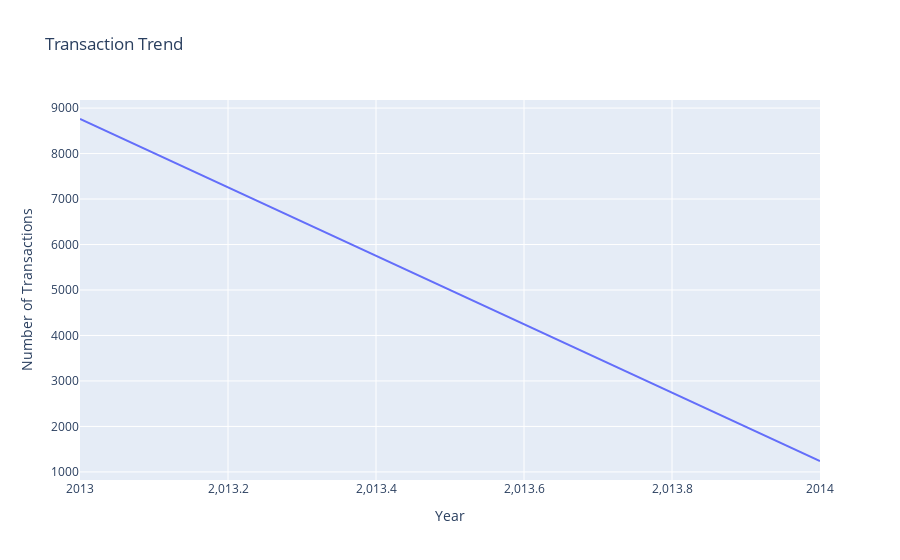

Notebook cell for this chart:
### Code cell
transaction_per_year = df['Transaction Year'].value_counts().reset_index()
transaction_per_year.columns = ['Year', 'Transactions']
fig = px.line(transaction_per_year, x='Year', y='Transactions', title='Transaction Trend')
fig.update_layout(xaxis_title='Year', yaxis_title='Number of Transactions')
fig.show()

### Figure 1 — Plotly figure (JSON) as saved in the notebook; plotly's stock layout.template omitted (floating-point values rounded to 4 significant figures)
{"data": [{"hovertemplate": "Year=%{x}<br>Transactions=%{y}<extra></extra>", "legendgroup": "", "line": {"color": "#636efa", "dash": "solid"}, "marker": {"symbol": "circle"}, "mode": "lines", "name": "", "orientation": "v", "showlegend": false, "type": "scatter", "x": [2013, 2014], "xaxis": "x", "y": [8760, 1240], "yaxis": "y"}], "layout": {"legend": {"tracegroupgap": 0}, "title": {"text": "Transaction Trend"}, "xaxis": {"anchor": "y", "domain": [0, 1], "title": {"text": "Year"}}, "yaxis": {"anchor": "x", "domain": [0, 1], "title": {"text": "Number of Transactions"}}}}
